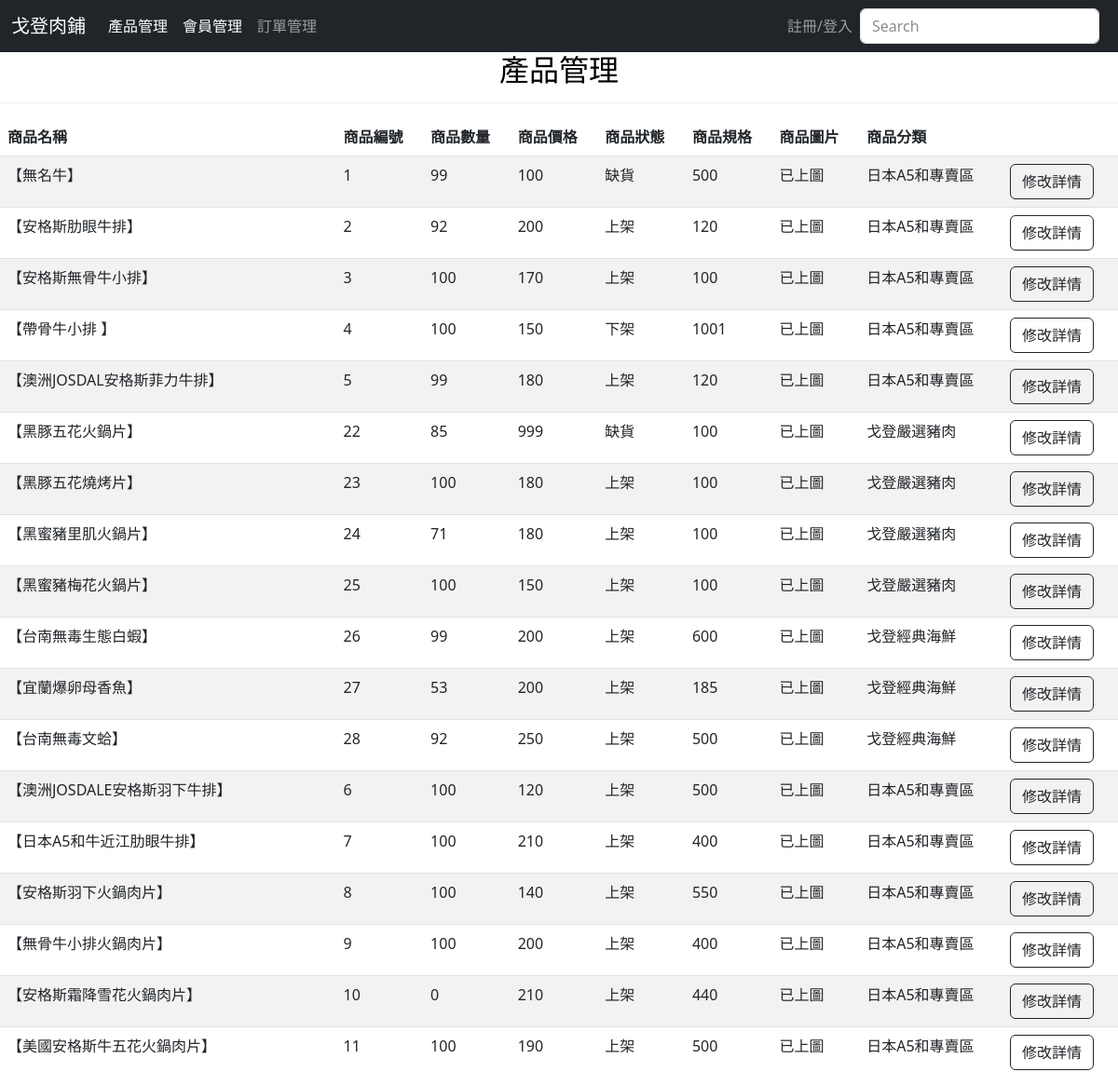
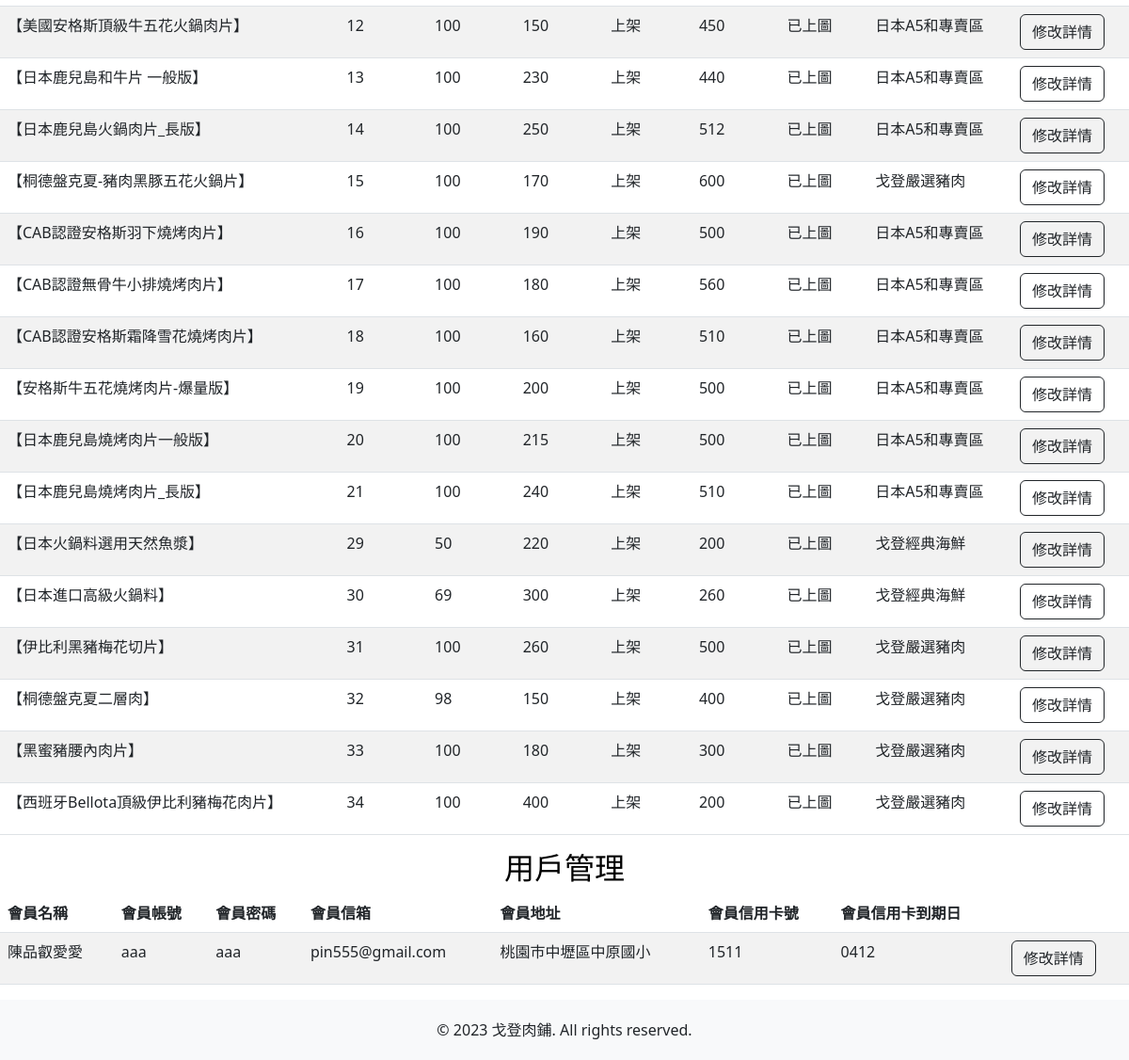
/dashboard/, run on the app's committed database (2 pictures, top to bottom).
### django_hanio/mywebsite/models.py (models this page shows)
class product(models.Model):
    PRODUCT_STATUS_CHOICES = [
        ('IN_STOCK', '上架'),
        ('OUT_OF_STOCK', '下架'),
        ('UNAVAILABLE', '缺貨'),
    ]
    PID = models.CharField('產品編號', max_length=1000, primary_key=True)
    PPrice = models.IntegerField('產品價錢')
    PName = models.CharField('產品名稱', max_length=100)
    PDetail = models.CharField('產品內容', max_length=10000)
    Pspec = models.IntegerField('產品規格',default=0)
    Pnum = models.IntegerField('產品數量',default=0)
    PStatus = models.CharField('產品狀態', max_length=13, choices=PRODUCT_STATUS_CHOICES, default='IN_STOCK')
    PPhoto = models.ImageField('產品圖片', upload_to='product_images/', blank=True, null=True)
    PCategory = models.CharField('產品分類', max_length=20) #也可以用選項

class member(models.Model):
    MID = models.AutoField('會員編號', primary_key=True)
    MName = models.CharField('會員姓名', max_length=20, null=False)
    MPhone = models.CharField('會員電話', max_length=50, null=False)
    MPW = models.CharField('會員密碼', max_length=20, null=False)
    MAccount = models.CharField('會員帳號', max_length=50, null=False)
    MEmail = models.CharField('會員信箱', max_length=100, null=False)
    MAddr = models.CharField('會員地址', max_length=100, null=True)
    MVISA = models.CharField('會員信用卡號', max_length=100, null=True)
    MCK = models.CharField('信用卡到期日', max_length=100, null=True)

### django_hanio/mywebsite/views.py (the view)
# urls.py: path('dashboard/', views.dashboard_view),
def dashboard_view(request):
    d = product.objects.all()
    mem = member.objects.all()
    return render(request, 'dashboard.html', locals())

### django_hanio/templates/dashboard.html (shortened to what this page needs)
<!DOCTYPE html>
<html>
  <head>
    <link href="https://cdn.jsdelivr.net/npm/bootstrap@5.3.0-alpha3/dist/css/bootstrap.min.css" rel="stylesheet">
    {% load static %}
    <link href="{% static 'css/styles.css'%}" rel="stylesheet" />
    <link rel="stylesheet" href="https://use.fontawesome.com/releases/v5.6.3/css/all.css"
>
</head>
<body id="page-top" style="display: flex; flex-direction: column; min-height: 100vh;">
    <nav class="navbar navbar-default navbar-expand-lg navbar-dark bg-dark fixed-top">
        <div class="container-fluid">
            <a class="navbar-brand" href="../index/" style="color: white;">戈登肉鋪</a>
            <div class="collapse navbar-collapse" id="navbarSupportedContent">
                <ul class="navbar-nav me-auto mb-2 mb-lg-0">
                    <li class="nav-item">
                        <a class="nav-link active" aria-current="page" href="../dashboard/#products">產品管理</a>
                    </li>
                    <li class="nav-item">
                      <a class="nav-link active" aria-current="page" href="../dashboard/#member">會員管理</a>
                    </li>
                    <li class="nav-item">
                        <a class="nav-link" href="../orders_view/">訂單管理</a>
                    </li>
                </ul>
                <ul class="navbar-nav">
                    {% if request.session.MAccount %}
                    <li class="nav-item dropdown">
                        <a class="nav-link dropdown-toggle" href="#" id="navbarDropdown" role="button" data-bs-toggle="dropdown" aria-expanded="false">
                            {{ request.session.MAccount }}
                        </a>
                        <ul class="dropdown-menu" aria-labelledby="navbarDropdown">
                          <li><a class="dropdown-item" href="{% url 'logout' %}">登出</a></li>
                        </ul>
                    </li>
                    {% else %}
                    <li class="nav-item">
                        <a class="nav-link" href="../login/">註冊/登入</a>
                    </li>
                    {% endif %}
                </ul>
                <form class="d-flex">
                    <input class="form-control me-2" type="search" placeholder="Search" aria-label="Search">
                </form>
            </div>
          </div>
    </nav>
      <div class="test">
        <div class="color-block h2-with-border">
          <h2 class="tit rounded">產品管理</h2>
        </div>
        <hr>
        <div class="table-responsive">
          <table class="table table-striped table-hover table-custom">
            <thead class="thead-dark">
              <tr class="hover-bg">
                <th>商品名稱</th>
                <th>商品編號</th>
                <th>商品數量</th>
                <th>商品價格</th>
                <th>商品狀態</th>
                <th>商品規格</th>
                <th>商品圖片</th>
                <th>商品分類</th>
                <th></th>
              </tr>
            </thead>
            <tbody>
              {% for detail in d %}
              <tr>
                <form action="/edit_view/" method="POST">
                  <td>{{ detail.PName }}</td>
                  <td>{{ detail.PID }}</td>
                  <td>{{ detail.Pnum }}</td>
                  <td>{{ detail.PPrice }}</td>
                  <td>
                    {% if detail.PStatus == 'IN_STOCK' %}
                      <span class="category">上架</span>
                    {% elif detail.PStatus == 'OUT_OF_STOCK' %}
                      <span class="category">下架</span>
                    {% elif detail.PStatus == 'UNAVAILABLE' %}
                      <span class="category special-cell">缺貨</span>
                    {% endif %}
                  </td>
                  <td>{{ detail.Pspec }}</td>
                  <td>
                    {% if detail.PPhoto %}
                    已上圖
                    {% else %}
                    暫無
                    {% endif %}
                  </td>
                  <td>
                    {% if detail.PCategory == 'beef' %}
                      <span class="category">日本A5和專賣區</span>
                    {% elif detail.PCategory == 'pork' %}
                      <span class="category">戈登嚴選豬肉</span>
                    {% elif detail.PCategory == 'seafood' %}
                      <span class="category">戈登經典海鮮</span>
                    {% endif %}
                  </td>
                  <td>
                    <button type="submit" class="btn btn-outline-dark">修改詳情</button>
                  </td>
                </form>
              </tr>
              {% endfor %}
            </tbody>
          </table>
        </div>
      </div>
      <div id="member">
        <div class="color-block h2-with-border">
          <h2 class="tit rounded">用戶管理</h2>
        </div>
        <div class="table-responsive">
          <table class="table table-striped table-hover table-custom">
            <thead class="thead-dark">
              <tr class="hover-bg">
                <th>會員名稱</th>
                <th>會員帳號</th>
                <th>會員密碼</th>
                <th>會員信箱</th>
                <th>會員地址</th>
                <th>會員信用卡號</th>
                <th>會員信用卡到期日</th>
                <th></th>
              </tr>
            </thead>
            <tbody>
              {% for m in mem %}
              <tr>
                <form action="/m_e_view/" method="POST">
                  <td>{{ m.MName }}</td>
                  <td>{{ m.MAccount }}</td>
                  <td>{{ m.MPW }}</td>
                  <td>{{ m.MEmail }}</td>
                  <td>{{ m.MAddr }}</td>
                  <td>{{ m.MVISA }}</td>
                  <td>{{ m.MCK }}</td>
                  <td>
                    <input type="submit" value="修改詳情" class="btn btn-outline-dark">
                  </td>
                </form>
              </tr>
              {% endfor %}
            </tbody>
          </table>
        </div>
      </div>
    <footer class="footer">
      <div class="container">
        <span>© 2023 戈登肉鋪. All rights reserved.</span>
      </div>
    </footer>
</body>
</html>

### django_hanio/static/css/styles.css (style rules this page uses)
.footer { background-color: #f8f9fa; padding: 20px 0; text-align: center; }

### django_hanio/templates/dashboard.html (style rules this page uses)
textarea.form-control,input.form-control::placeholder { opacity: 0.7; }
.table-custom tbody tr:nth-child(even) { background-color: #f2f2f2; }
.table-custom tbody tr:nth-child(odd) { background-color: #bebdbd; }
hr { border-color: #bebdbd; }
.table-hover tbody tr { transition: 0.5s; }
.tit { color: black; }
.h2-with-border { text-decoration-color: black; display: inline; }
h2 { text-align: center; }

### data on the page
product: PName "【無名牛】", PID "1", Pnum "99", PPrice "100", PStatus "缺貨", Pspec "500", shows "已上圖", PCategory "日本A5和專賣區"
product: PName "【安格斯肋眼牛排】", PID "2", Pnum "92", PPrice "200", PStatus "上架", Pspec "120", shows "已上圖", PCategory "日本A5和專賣區"
product: PName "【安格斯無骨牛小排】", PID "3", Pnum "100", PPrice "170", PStatus "上架", Pspec "100", shows "已上圖", PCategory "日本A5和專賣區"
product: PName "【帶骨牛小排 】", PID "4", Pnum "100", PPrice "150", PStatus "下架", Pspec "1001", shows "已上圖", PCategory "日本A5和專賣區"
product: PName "【澳洲JOSDAL安格斯菲力牛排】", PID "5", Pnum "99", PPrice "180", PStatus "上架", Pspec "120", shows "已上圖", PCategory "日本A5和專賣區"
product: PName "【黑豚五花火鍋片】", PID "22", Pnum "85", PPrice "999", PStatus "缺貨", Pspec "100", shows "已上圖", PCategory "戈登嚴選豬肉"
product: PName "【黑豚五花燒烤片】", PID "23", Pnum "100", PPrice "180", PStatus "上架", Pspec "100", shows "已上圖", PCategory "戈登嚴選豬肉"
product: PName "【黑蜜豬里肌火鍋片】", PID "24", Pnum "71", PPrice "180", PStatus "上架", Pspec "100", shows "已上圖", PCategory "戈登嚴選豬肉"
product: PName "【黑蜜豬梅花火鍋片】", PID "25", Pnum "100", PPrice "150", PStatus "上架", Pspec "100", shows "已上圖", PCategory "戈登嚴選豬肉"
product: PName "【台南無毒生態白蝦】", PID "26", Pnum "99", PPrice "200", PStatus "上架", Pspec "600", shows "已上圖", PCategory "戈登經典海鮮"
product: PName "【宜蘭爆卵母香魚】", PID "27", Pnum "53", PPrice "200", PStatus "上架", Pspec "185", shows "已上圖", PCategory "戈登經典海鮮"
product: PName "【台南無毒文蛤】", PID "28", Pnum "92", PPrice "250", PStatus "上架", Pspec "500", shows "已上圖", PCategory "戈登經典海鮮"
product: PName "【澳洲JOSDALE安格斯羽下牛排】", PID "6", Pnum "100", PPrice "120", PStatus "上架", Pspec "500", shows "已上圖", PCategory "日本A5和專賣區"
product: PName "【日本A5和牛近江肋眼牛排】", PID "7", Pnum "100", PPrice "210", PStatus "上架", Pspec "400", shows "已上圖", PCategory "日本A5和專賣區"
product: PName "【安格斯羽下火鍋肉片】", PID "8", Pnum "100", PPrice "140", PStatus "上架", Pspec "550", shows "已上圖", PCategory "日本A5和專賣區"
product: PName "【無骨牛小排火鍋肉片】", PID "9", Pnum "100", PPrice "200", PStatus "上架", Pspec "400", shows "已上圖", PCategory "日本A5和專賣區"
product: PName "【安格斯霜降雪花火鍋肉片】", PID "10", Pnum "0", PPrice "210", PStatus "上架", Pspec "440", shows "已上圖", PCategory "日本A5和專賣區"
product: PName "【美國安格斯牛五花火鍋肉片】", PID "11", Pnum "100", PPrice "190", PStatus "上架", Pspec "500", shows "已上圖", PCategory "日本A5和專賣區"
product: PName "【美國安格斯頂級牛五花火鍋肉片】", PID "12", Pnum "100", PPrice "150", PStatus "上架", Pspec "450", shows "已上圖", PCategory "日本A5和專賣區"
product: PName "【日本鹿兒島和牛片 一般版】", PID "13", Pnum "100", PPrice "230", PStatus "上架", Pspec "440", shows "已上圖", PCategory "日本A5和專賣區"
product: PName "【日本鹿兒島火鍋肉片_長版】", PID "14", Pnum "100", PPrice "250", PStatus "上架", Pspec "512", shows "已上圖", PCategory "日本A5和專賣區"
product: PName "【桐德盤克夏-豬肉黑豚五花火鍋片】", PID "15", Pnum "100", PPrice "170", PStatus "上架", Pspec "600", shows "已上圖", PCategory "戈登嚴選豬肉"
product: PName "【CAB認證安格斯羽下燒烤肉片】", PID "16", Pnum "100", PPrice "190", PStatus "上架", Pspec "500", shows "已上圖", PCategory "日本A5和專賣區"
product: PName "【CAB認證無骨牛小排燒烤肉片】", PID "17", Pnum "100", PPrice "180", PStatus "上架", Pspec "560", shows "已上圖", PCategory "日本A5和專賣區"
product: PName "【CAB認證安格斯霜降雪花燒烤肉片】", PID "18", Pnum "100", PPrice "160", PStatus "上架", Pspec "510", shows "已上圖", PCategory "日本A5和專賣區"
product: PName "【安格斯牛五花燒烤肉片-爆量版】", PID "19", Pnum "100", PPrice "200", PStatus "上架", Pspec "500", shows "已上圖", PCategory "日本A5和專賣區"
product: PName "【日本鹿兒島燒烤肉片一般版】", PID "20", Pnum "100", PPrice "215", PStatus "上架", Pspec "500", shows "已上圖", PCategory "日本A5和專賣區"
product: PName "【日本鹿兒島燒烤肉片_長版】", PID "21", Pnum "100", PPrice "240", PStatus "上架", Pspec "510", shows "已上圖", PCategory "日本A5和專賣區"
product: PName "【日本火鍋料選用天然魚漿】", PID "29", Pnum "50", PPrice "220", PStatus "上架", Pspec "200", shows "已上圖", PCategory "戈登經典海鮮"
product: PName "【日本進口高級火鍋料】", PID "30", Pnum "69", PPrice "300", PStatus "上架", Pspec "260", shows "已上圖", PCategory "戈登經典海鮮"
product: PName "【伊比利黑豬梅花切片】", PID "31", Pnum "100", PPrice "260", PStatus "上架", Pspec "500", shows "已上圖", PCategory "戈登嚴選豬肉"
product: PName "【桐德盤克夏二層肉】", PID "32", Pnum "98", PPrice "150", PStatus "上架", Pspec "400", shows "已上圖", PCategory "戈登嚴選豬肉"
product: PName "【黑蜜豬腰內肉片】", PID "33", Pnum "100", PPrice "180", PStatus "上架", Pspec "300", shows "已上圖", PCategory "戈登嚴選豬肉"
product: PName "【西班牙Bellota頂級伊比利豬梅花肉片】", PID "34", Pnum "100", PPrice "400", PStatus "上架", Pspec "200", shows "已上圖", PCategory "戈登嚴選豬肉"
member: MName "陳品叡愛愛", MAccount "aaa", MPW "aaa", MEmail "pin555@gmail.com", MAddr "桃園市中壢區中原國小", MVISA "1511", MCK "0412"
